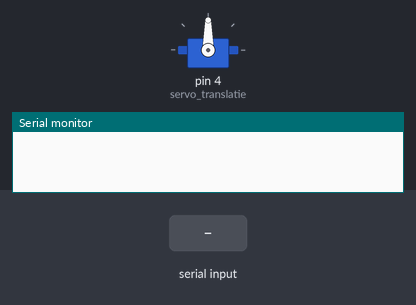
A sketch run on a simulated Arduino Uno, built with avr-gcc and run on an emulated ATmega328P. Parts: servo, the last lines printed to the serial monitor. Inputs (shaded band) come from the test bench.

Above: at 0.1 s.
At 1.2 s:
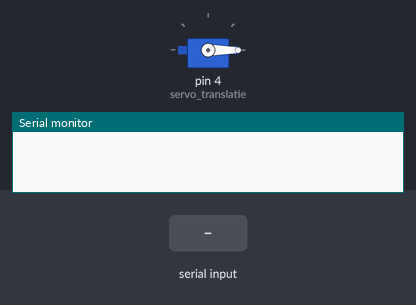
1.3 s: "1\n" received over Serial
At 1.6 s:
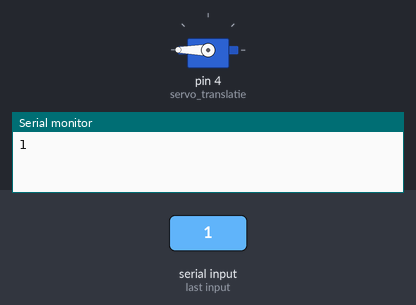
Timing chart, 0 to 4.3 s (numbered marks = the images above; inputs shaded):
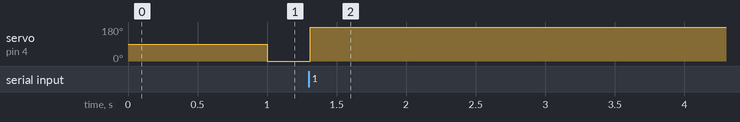

The sketch:

servo_translatie.ino
```cpp
#include<Servo.h>
Servo servo_translatie;
int transleren;


void setup() {
  servo_translatie.attach(4);
  Serial.begin(9600);
}


void loop() {
  if (Serial.parseInt() == 1) {
    if (transleren == true){
      transleren = false;
    }
    else {
      transleren = true;
    }
    Serial.println(transleren);
    delay(10);
  }

  if (transleren == true){
    servo_translatie.write(180);
    delay(10);
  }
  if (transleren == false){
    servo_translatie.write(0);
    delay(10);
  }
}
```

Measured:
- after the input at 1.3 s, servo on pin 4 (servo_translatie): 0° → 180° at once
